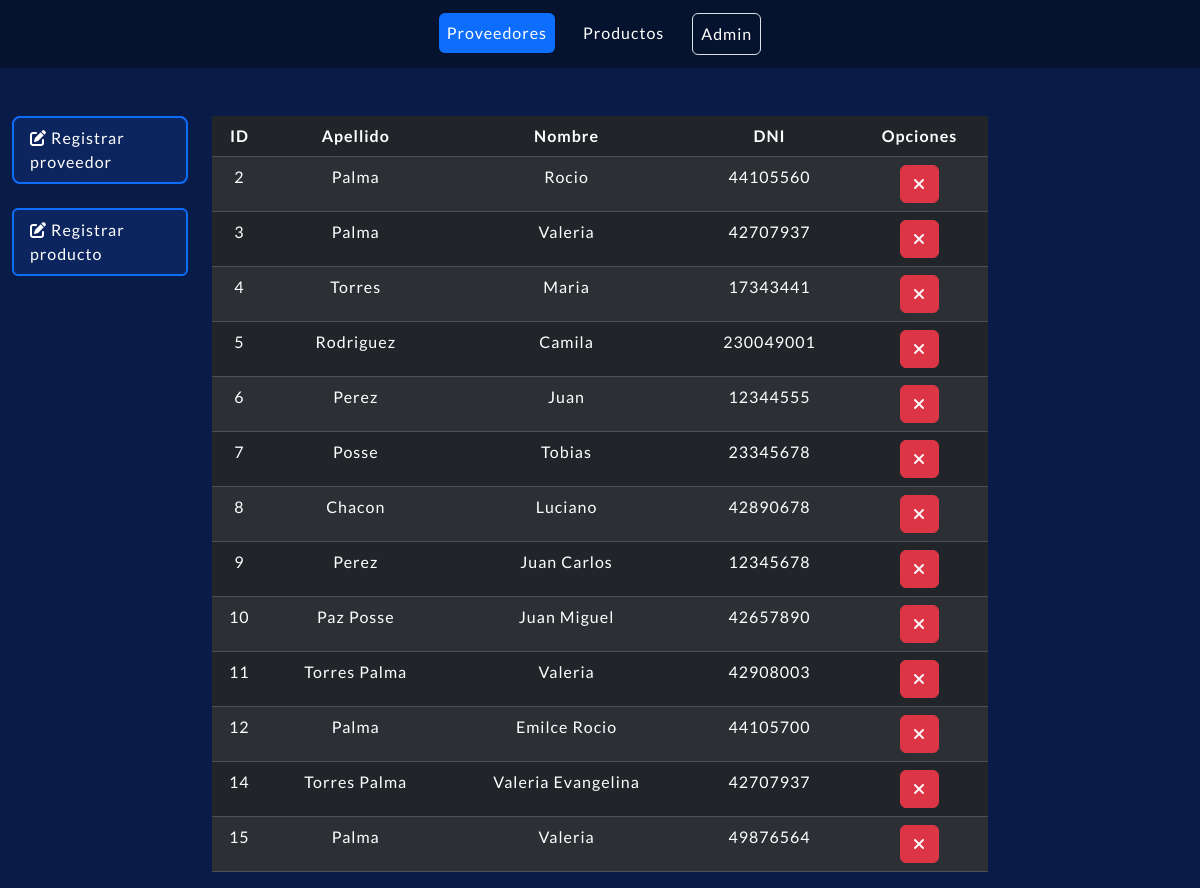
The app's page /, older data.
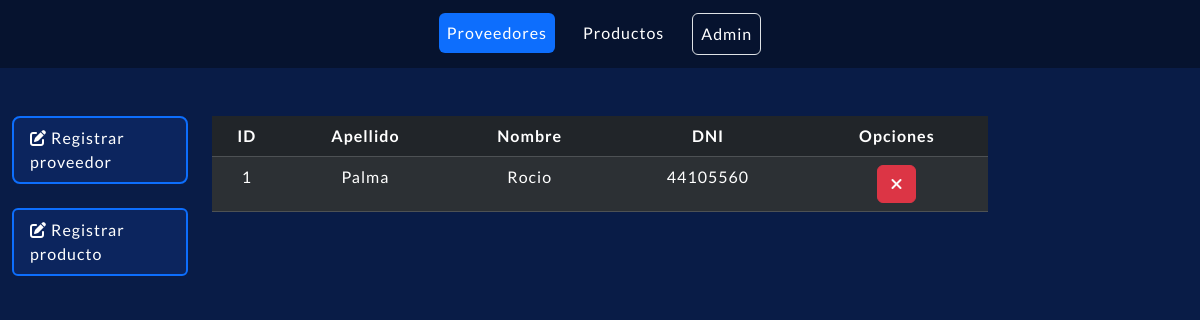
The same page, newer data.
### compra/models.py (models this page shows, shortened)
class Proveedor(models.Model):
    nombre = models.CharField(max_length=100)
    apellido = models.CharField(max_length=100)
    dni = models.IntegerField()
    class Meta:
        ordering=['id','apellido', 'nombre'] # Orden asc en apellido y nombre
        verbose_name_plural = 'Proveedores'

### compra/views.py (the view)
# urls.py: path('', views.readProveedores, name="Mostrar como inicio la lista de proveedores"),
def readProveedores(request):
    proveedores = Proveedor.objects.all()
    return render(request, 'lista_proveedores.html', {'proveedores': proveedores})

### compra/templates/lista_proveedores.html (shortened to what this page needs)
{% extends 'base_lista.html' %}
{% block navbar %}
<li class="nav-item"><a class="nav-link active p-2" aria-currente="page" href="/proveedores">Proveedores</a></li>
<li class="nav-item"><a class="nav-link p-2" href="/productos">Productos</a></li>
{% endblock %}
{% block table %}
<thead>
    <tr class="align-middle">
        <th>ID</th>
        <th>Apellido</th>
        <th>Nombre</th>
        <th>DNI</th>
        <th>Opciones</th>
    </tr>
</thead>
<tbody>
    {% for proveedor in proveedores %}
    <tr>
        <td>{{proveedor.id}}</td>
        <td>{{proveedor.apellido}}</td>
        <td>{{proveedor.nombre}}</td>
        <td>{{proveedor.dni}}</td>
        <td><a href="/proveedor/eliminar/{{proveedor.id}}" class="btn btn-danger"><i class="fa-solid fa-xmark" style="color: #fafafa;"></i></a></td>
    </tr>
    {% endfor %}
</tbody>
{% endblock %}

### compra/templates/base_lista.html (shortened to what this page needs)
{% load static %}
<!DOCTYPE html>
<html lang="en">
<head>
    <link href="https://cdn.jsdelivr.net/npm/bootstrap@5.3.3/dist/css/bootstrap.min.css" rel="stylesheet"
>
    <link rel="stylesheet" href="{% static 'CSS/base_lista.css' %}">
</head>
<body>
    <header>
        <nav class="navbar navbar-expand-md navbar-dark">
            <div class="container-fluid">
                <div class="collapse navbar-collapse" id="navbarTogglerDemo01">
                    <ul class="navbar-nav nav-pills mx-auto">
                        {% block navbar %}
                        {% endblock %}
                        <li class="nav-item"><a class="nav-link border rounded-2 p-2" href="/admin ">Admin</a></li>
                    </ul>
                </div>
        </nav>
    </header>
    <main>
        <div class="container-fluid">
            <div class="row">
                <div class="col-md-2 pt-5">
                    <div class="list-group">
                        <a href="/proveedor/create"
                            class="list-group-item list-group-item-action text-white mb-4 border border-primary border-2 rounded-3"><i
                                class="fa-solid fa-pen-to-square"></i> Registrar
                            proveedor </a>
                        <a href="/producto/create"
                            class="list-group-item list-group-item-action text-white border border-primary border-2 rounded-2"><i
                                class="fa-solid fa-pen-to-square"></i> Registrar
                            producto</a>
                    </div>
                </div>
                <div class="col-md-8 pt-5">
                    <div class="table-responsive">
                        <table class="table table-striped table-dark table-hover w-100 mx-auto">
                            {% block table %}
                            {% endblock %}
                        </table>
                    </div>
                </div>
            </div>
        </div>
    </main>
</body>
</html>

### StockControl/static/CSS/base_lista.css (style rules this page uses)
* { margin: 0px; padding: 0px; font-family: "Lato", sans-serif; font-style: normal; letter-spacing: 1px; }
body { background-color: #091c47; }
td, th { text-align: center; }
.list-group-item { background-color: #0c255e; }

Row changes from the older to the newer data that the page shows:
removed Proveedor: id "2", apellido "Palma", nombre "Rocio", dni "44105560"
removed Proveedor: id "3", apellido "Palma", nombre "Valeria", dni "42707937"
removed Proveedor: id "4", apellido "Torres", nombre "Maria", dni "17343441"
removed Proveedor: id "5", apellido "Rodriguez", nombre "Camila", dni "230049001"
removed Proveedor: id "6", apellido "Perez", nombre "Juan", dni "12344555"
removed Proveedor: id "7", apellido "Posse", nombre "Tobias", dni "23345678"
removed Proveedor: id "8", apellido "Chacon", nombre "Luciano", dni "42890678"
removed Proveedor: id "9", apellido "Perez", nombre "Juan Carlos", dni "12345678"
removed Proveedor: id "10", apellido "Paz Posse", nombre "Juan Miguel", dni "42657890"
removed Proveedor: id "11", apellido "Torres Palma", nombre "Valeria", dni "42908003"
removed Proveedor: id "12", apellido "Palma", nombre "Emilce Rocio", dni "44105700"
removed Proveedor: id "14", apellido "Torres Palma", nombre "Valeria Evangelina", dni "42707937"
removed Proveedor: id "15", apellido "Palma", nombre "Valeria", dni "49876564"
added Proveedor: id "1", apellido "Palma", nombre "Rocio", dni "44105560"
